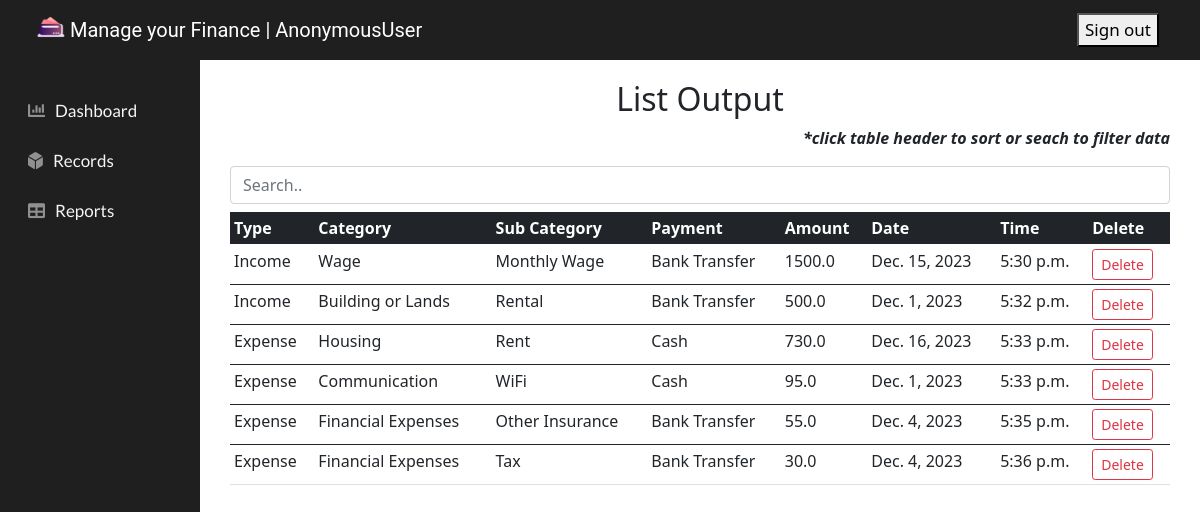
Page /reports/ on the earlier database version.
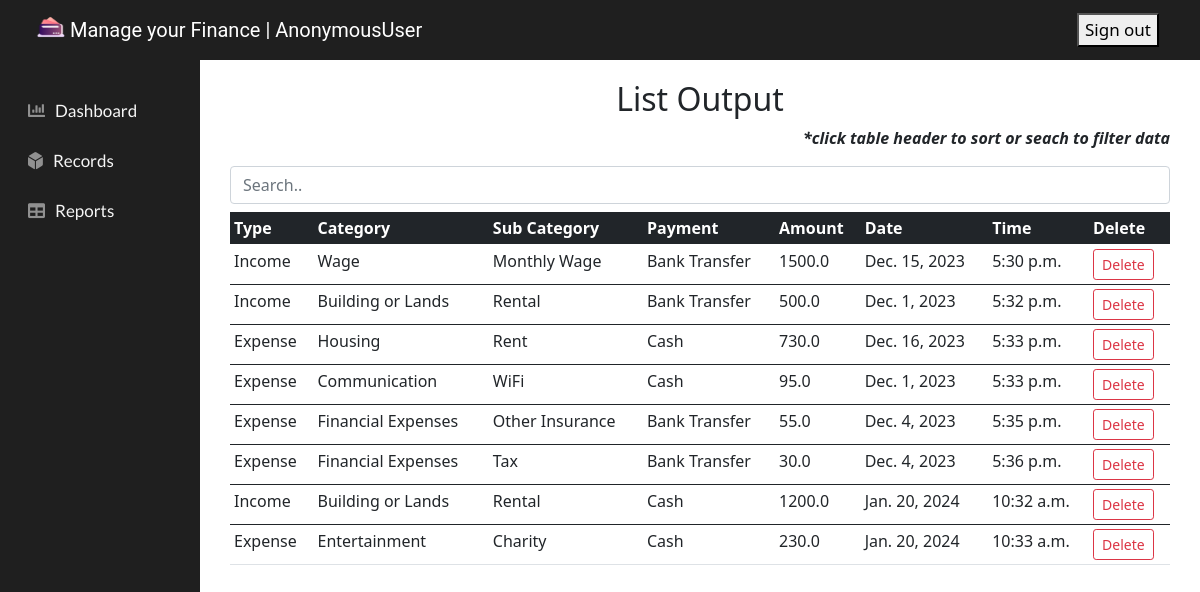
Same page on the later database version.
### wallet_app/wallet/models.py (models this page shows, shortened)
class RecordModel(models.Model):
    type = models.CharField(max_length=40)
    category = models.CharField(max_length=40)
    sub_category = models.CharField(max_length=40)
    payment = models.CharField(max_length=40)
    amount = models.FloatField()
    date = models.DateField()
    time = models.TimeField(
        auto_now_add=True
    )

### wallet_app/wallet/views.py (the view)
# urls.py: path('reports/', ReportsView.as_view(), name='reports'),
class ReportsView(View):
    template_name = "reports.html"
    def get(self, request):
        posts = RecordModel.objects.all()
        context = {"posts": posts}
        return render(request, self.template_name, context)

### templates/reports.html (shortened to what this page needs)
{% extends 'main.html' %}
{% load static %}
{% block content %}
    <div class="text-center mb-2">
        <h2> List Output </h2>
    </div>
    <p class="text-end fst-italic fw-bold">*click table header to sort or seach to filter data</p>
    <input class="form-control mb-2" id="input" type="text" placeholder="Search..">
    <div class="table-responsive">
        <table id="reports" class="table table-hover table-sm">
            <thead>
            <tr>
                <th class="table-dark" scope="col" onclick="sortTable(0)">Type</th>
                <th class="table-dark" scope="col" onclick="sortTable(1)">Category</th>
                <th class="table-dark" scope="col" onclick="sortTable(2)">Sub Category</th>
                <th class="table-dark" scope="col" onclick="sortTable(3)">Payment</th>
                <th class="table-dark" scope="col" onclick="sortTable(4)">Amount</th>
                <th class="table-dark" scope="col" onclick="sortTable(5)">Date</th>
                <th class="table-dark" scope="col" onclick="sortTable(6)">Time</th>
                <th class="table-dark" scope="col">Delete</th>
            </tr>
            </thead>
            {% for post in posts %}
                <tbody id="table">
                <tr>
                    <td>{{ post.type }}</td>
                    <td>{{ post.category }}</td>
                    <td>{{ post.sub_category }}</td>
                    <td>{{ post.payment }}</td>
                    <td>{{ post.amount }}</td>
                    <td>{{ post.date }}</td>
                    <td>{{ post.time }}</td>
                    <td><a class="btn btn-outline-danger btn-sm" href="{% url 'delete' post.id %}">Delete</a></td>
                </tr>
                </tbody>
            {% endfor %}
        </table>
    </div>
{% endblock %}

### templates/main.html (shortened to what this page needs)
{% load static %}
<!DOCTYPE html>
<html lang="en">
<head>
    <link href="{% static 'css/bootstrap.min.css' %}" rel="stylesheet">
    <link href="{% static 'css/main.css' %}" rel="stylesheet" type="text/css">
    <link rel="stylesheet" href="https://use.fontawesome.com/releases/v5.15.1/css/all.css"
>
</head>
<body>
<nav class="navbar fixed-top navbar-custom" id="navbar">
    <div class="container-fluid">
        <a class="navbar-brand" href="{% url 'dashboard' %}">
            <img src="{% static 'images/wallet.png' %}" id="logo" alt="" width="30" height="24"
                 class="d-inline-block align-top">
            Manage your Finance | {{ request.user }}
        </a>
        <ul class="navbar-nav px-3 flex-row-reverse">
            <a class="nav-link" href="{% url 'logout' %}">
                <button>Sign out</button>
            </a>
        </ul>
    </div>
</nav>
<div class="container-fluid">
    <div class="row">
        <nav id="sidenav">
            <ul class="nav flex-column">
                <li class="nav-link active" id="sidetext"><a href="{% url 'dashboard' %}"><i
                        class="fas fa-chart-bar nav-icon"></i>Dashboard</a></li>
                <li class="nav-link active" id="sidetext"><a href="{% url 'records' %}"><i
                        class="fas fa-dice-d6 nav-icon"></i>Records</a></li>
                <li class="nav-link active" id="sidetext"><a href="{% url 'reports' %}"><i
                        class="fas fa-table nav-icon"></i>Reports</a></li>
            </ul>
        </nav>
        <div class="col" id="grid-right">
            <div class="container-fluid">
                {% block content %}
                {% endblock %}
            </div>
        </div>
    </div>
</div>
</body>
</html>

### static/css/main.css (style rules this page uses)
.container-fluid { padding-left: 15px; padding-right: 15px; }
.navbar-brand { margin-left: 10px; font-family: 'Roboto', sans-serif; text-decoration: none; color: white; }
.navbar-custom { background-color: #1F1F1F; color: #f5f5f5; font-size: 17px; padding: 5px 10px; text-decoration: none; }
.nav-icon { padding-right: 10px; color: #909090; }
.nav-link { display: flex; height: 50px; }
.nav-link a { color: #f5f5f5; font-size: 17px; float: left; padding: 5px 0px; text-decoration: none; }
#grid-right { padding-top: 80px; margin-left: 200px; overflow: hidden; }
#sidenav { font-family: 'Lato', sans-serif; background-color: #1F1F1F; padding-top: 85px; width: 200px; height: 100vh; margin-left: -3px; position: fixed; transition: left 0.3s ease; }

Differences in the rows shown:
added RecordModel: type "Income", category "Building or Lands", sub_category "Rental", payment "Cash", amount "1200.0", date "Jan. 20, 2024", time "10:32 a.m."
added RecordModel: type "Expense", category "Entertainment", sub_category "Charity", payment "Cash", amount "230.0", date "Jan. 20, 2024", time "10:33 a.m."
